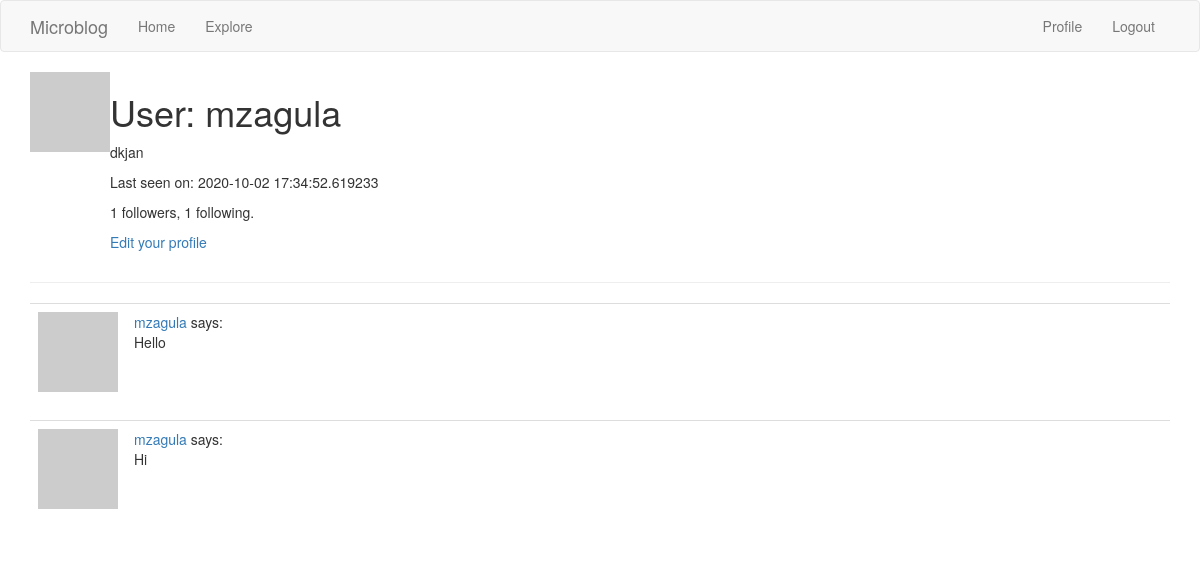
Page /user/mzagula (signed in) on the earlier database version.
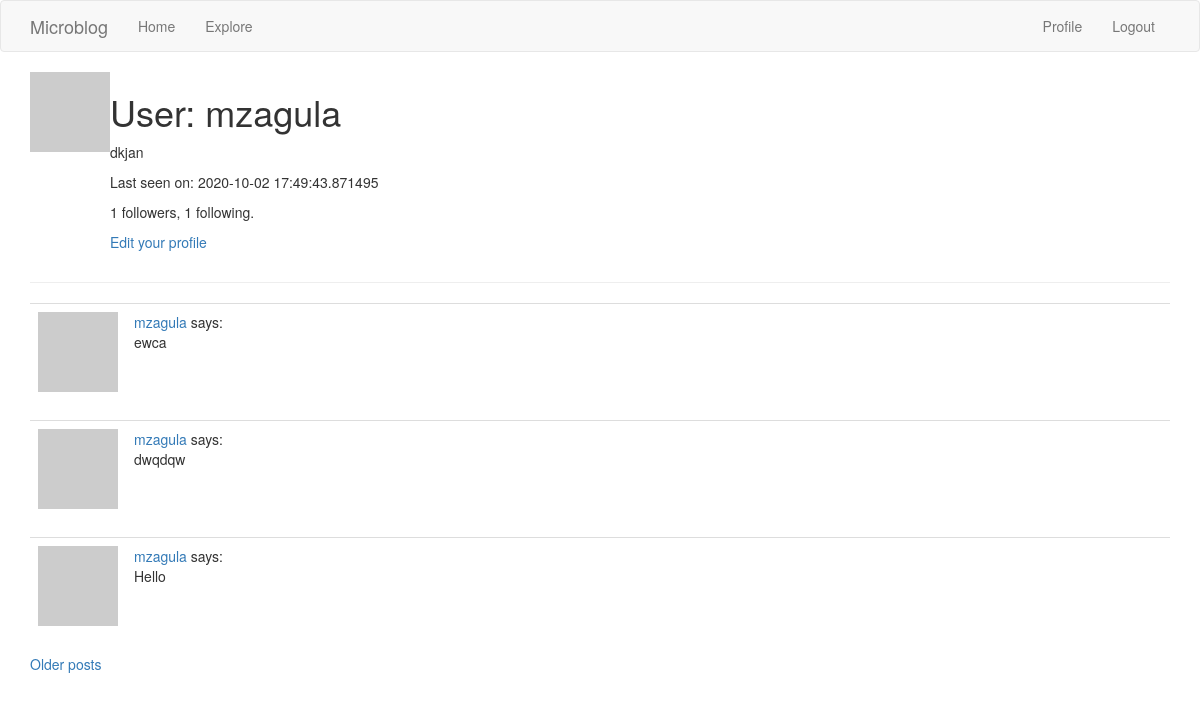
Same page on the later database version.
### app/models.py (models this page shows, shortened)
class User(UserMixin, db.Model):
    id = db.Column(db.Integer, primary_key=True)
    username = db.Column(db.String(64), index=True, unique=True)
    email = db.Column(db.String(120), index=True, unique=True)
    password_hash = db.Column(db.String(128))
    posts = db.relationship('Post', backref='author', lazy='dynamic')
    about_me = db.Column(db.String(140))
    last_seen = db.Column(db.DateTime, default=datetime.utcnow)
    followed = db.relationship('User', secondary=followers,
                               primaryjoin=(followers.c.follower_id == id),
                               secondaryjoin=(followers.c.followed_id == id),
                               backref=db.backref('followers', lazy='dynamic'),
                               lazy='dynamic')
    def avatar(self, size):
        digest = md5(self.email.lower().encode('utf-8')).hexdigest()
        return 'https://www.gravatar.com/avatar/{}?=identicon&s={}'.format(digest, size)

class Post(db.Model):
    id = db.Column(db.Integer, primary_key=True)
    body = db.Column(db.String(140))
    timestamp = db.Column(db.DateTime, index=True, default=datetime.utcnow)
    user_id = db.Column(db.Integer, db.ForeignKey('user.id'))

### app/routes.py (the view)
@app.route('/user/<username>')
@login_required
def user(username):
    user = User.query.filter_by(username=username).first_or_404()
    page = request.args.get('page', 1, type=int)
    posts = user.posts.order_by(Post.timestamp.desc()).paginate(
        page, app.config['POSTS_PER_PAGE'], False)
    next_url = url_for('user', username=user.username, page=posts.next_num) \
        if posts.has_next else None
    prev_url = url_for('user', username=user.username, page=posts.prev_num) \
        if posts.has_prev else None
    form = EmptyForm()
    return render_template('user.html', user=user, posts=posts.items,
                           next_url=next_url, prev_url=prev_url, form=form)

### app/models.py (called while the page is built)
@login.user_loader
def user_loader(id):
    return User.query.get(int(id))

### app/routes.py (called while the page is built)
@app.before_request
def before_request():
    if current_user.is_authenticated:
        current_user.last_seen = datetime.utcnow()
        db.session.commit()

### app/templates/user.html (shortened to what this page needs)
{% extends "base.html" %}
{% block app_content %}
    <table>
        <tr valign="top">
            <td><img src="{{ user.avatar(128) }}"></td>
            <td>
                <h1>User: {{ user.username }}</h1>
                {% if user.about_me %}<p>{{ user.about_me }}</p>{% endif %}
                {% if user.last_seen %}<p>Last seen on: {{ user.last_seen }}</p>{% endif %}
                <p>{{ user.followers.count() }} followers, {{ user.followed.count() }} following. </p>
                {% if user == current_user %}
                <p><a href="{{ url_for('edit_profile') }}">Edit your profile</a></p>
                {% endif %}
            </td>
        </tr>
    </table>
    <hr>
    {% for post in posts %}
        {% include '_post.html' %}
    {% endfor %}
    {% if next_url %}
    <a href=" next_url ">Older posts</a>
    {% endif %}
{% endblock %}

### app/templates/base.html (shortened to what this page needs)
{% extends 'bootstrap/base.html' %}
{% block navbar %}
    <nav class="navbar navbar-default">
        <div class="container">
            <div class="navbar-header">
                <a class="navbar-brand" href="{{ url_for('index') }}">Microblog</a>
            </div>
            <div class="collapse navbar-collapse" id="bs-example-navbar-collapse-1">
                <ul class="nav navbar-nav">
                    <li><a href="{{ url_for('index') }}">Home</a></li>
                    <li><a href="{{ url_for('explore') }}">Explore</a></li>
                </ul>
                <ul class="nav navbar-nav navbar-right">
                    {% if current_user.is_anonymous %}
                    <li><a href="{{ url_for('login') }}">Login</a></li>
                    {% else %}
                    <li><a href="{{ url_for('user', username=current_user.username)  }}">Profile</a></li>
                    <li><a href="{{ url_for('logout') }}">Logout</a></li>
                    {% endif %}
                </ul>
            </div>
        </div>
    </nav>
{% endblock %}
{% block content %}
    <div class="container">
        {% block app_content %}{% endblock %}
    </div>
{% endblock %}

### app/templates/_post.html
<table class="table table-hover">
    <tr>
        <td width="70px">
            <a href="{{ url_for('user', username=post.author.username) }}">
                <img src="{{ post.author.avatar(70) }}">
            </a>
        </td>
        <td>
            <a href="{{ url_for('user',username=post.author.username) }}">
                     {{ post.author.username }}
            </a>
            says: <br>{{ post.body }}
        </td>
    </tr>
</table>

Differences in the rows shown:
no longer on this page (row unchanged): Post: author.username "mzagula", body "Hi"
changed User "mzagula": last_seen "2020-10-02 17:34:52.619233" → "2020-10-02 17:49:43.871495"
added Post: author.username "mzagula", body "ewca"
added Post: author.username "mzagula", body "dwqdqw"
Other differences:
text now shown: "Older posts"
